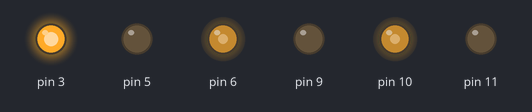
The sketch below on a simulated Arduino Uno, built with avr-gcc and run on an emulated ATmega328P. Parts: output pins drawn as LEDs (lit = HIGH).

Above: at 0.05 s.
At 1.95 s:
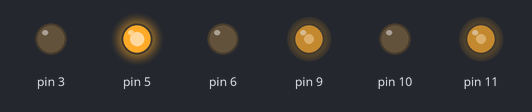
Timing chart, 0 to 4.6 s (numbered marks = the images above):
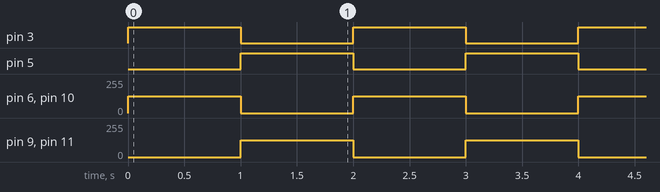

The sketch:

six_led.ino
```cpp
void setup() {
}

void loop() {

  analogWrite(3, 255);
  analogWrite(5, 0);
  analogWrite(6, 125);
  analogWrite(9, 0);
  analogWrite(10, 125);
  analogWrite(11, 0);
  delay(1000);
  analogWrite(3, 0);
  analogWrite(5, 255);
  analogWrite(6, 0);
  analogWrite(9, 125);
  analogWrite(10, 0);
  analogWrite(11, 125);
  delay(1000);

}
```

Measured:
- by itself, pin 3, pin 5: alternates HIGH for 1.0 s and LOW for 1.0 s
- by itself, pin 6, pin 9–11: alternates 125/255 for 1.0 s and 0/255 for 1.0 s
